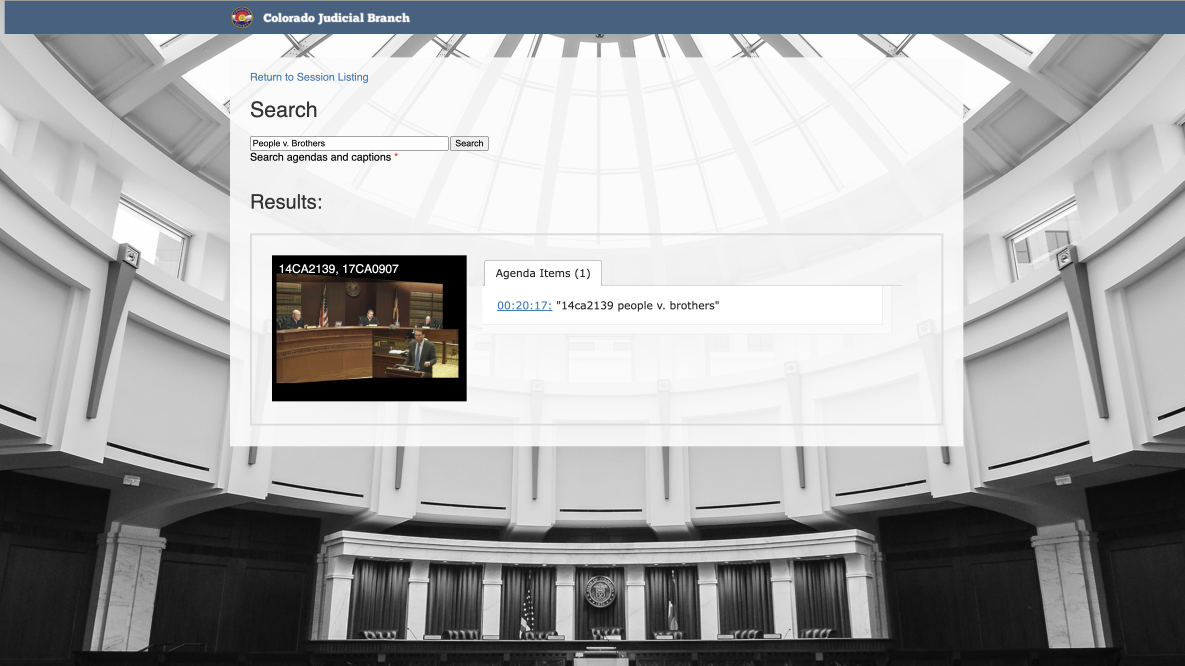
#> input picture judicial-court-videos/color-judicial/Screenshot 2026-06-15 at 2.18.11 AM.png, 3554 x 1998 px (shown at 1/3 size); its folder holds only this picture in this run
$ python draw_analyzer_diagram.py
#> lines starting #> are read from the running program, lines starting #| are printed output that depends on the picture
#!/usr/bin/env python3
"""Judicial ANALYZER diagram — perceive stage, court shots, GAI reaction chain."""
import glob
import os
from PIL import Image, ImageDraw, ImageFont

OUT = "/Users/aaronray/Desktop/JUDICIAL-ANALYZER-DIAGRAM.png"
SHOTS_DIR = "/Users/aaronray/kingsfield/judicial-court-videos/color-judicial"
W, H = 1600, 1100


def _fonts():
    try:
        return (
            ImageFont.truetype("/System/Library/Fonts/Supplemental/Arial Bold.ttf", 30),
            ImageFont.truetype("/System/Library/Fonts/Supplemental/Arial.ttf", 17),
            ImageFont.truetype("/System/Library/Fonts/Supplemental/Arial.ttf", 13),
        )
    except OSError:
        d = ImageFont.load_default()
        return d, d, d


def _box(draw, xy, title, body, color="#38bdf8", fill="#1e293b"):
    x1, y1, x2, y2 = xy
    title_f, body_f, _ = _fonts()
    draw.rounded_rectangle([x1, y1, x2, y2], radius=10, fill=fill, outline=color, width=2)
    draw.text((x1 + 12, y1 + 10), title, fill=color, font=body_f)
    draw.multiline_text((x1 + 12, y1 + 34), body, fill="#cbd5e1", font=_fonts()[2], spacing=3)


def _arrow(draw, a, b):
    draw.line([a, b], fill="#64748b", width=3)
    dx, dy = b[0] - a[0], b[1] - a[1]
    if abs(dx) >= abs(dy):
        tip = (b[0] - 12 if dx > 0 else b[0] + 12, b[1])
    else:
        tip = (b[0], b[1] - 12 if dy > 0 else b[1] + 12)
    draw.polygon([b, (tip[0] - 7, tip[1] - 7), (tip[0] + 7, tip[1] + 7)], fill="#64748b")


def _paste_shots(canvas, x, y, cols=4, thumb_w=170, thumb_h=110):
    paths = sorted(glob.glob(os.path.join(SHOTS_DIR, "*.png")))[:7]
    for i, p in enumerate(paths):
        try:
            im = Image.open(p).convert("RGB")
            im.thumbnail((thumb_w, thumb_h))
            row, col = divmod(i, cols)
            px = x + col * (thumb_w + 8)
            py = y + row * (thumb_h + 8)
            canvas.paste(im, (px, py))
            ImageDraw.Draw(canvas).rectangle(
                [px, py, px + im.width, py + im.height], outline="#475569", width=1
            )
        except OSError:
            pass


def main():
    img = Image.new("RGB", (W, H), "#0b0f14")
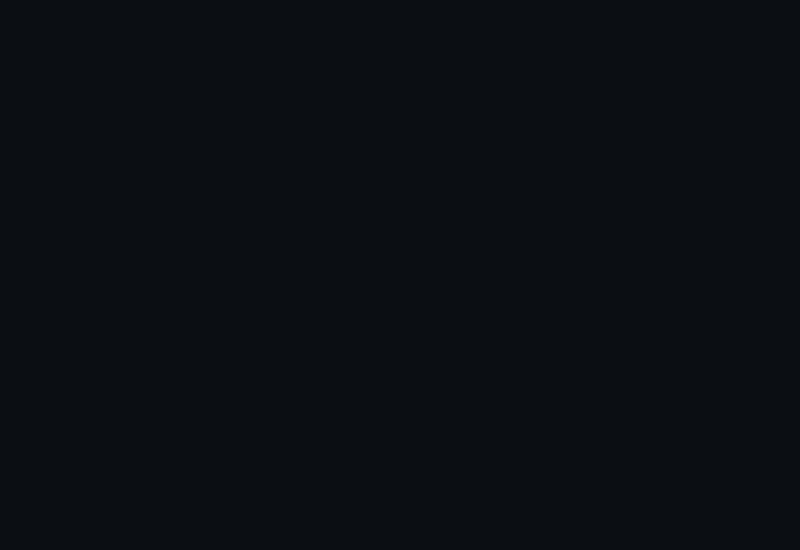
#> img: PIL image 1600x1100 RGB (shown at 1/2 size); mean R, G, B 11, 15, 20
    draw = ImageDraw.Draw(img)
    title_f, _, small = _fonts()

    draw.text((40, 18), "Judicial Analyzer — Court Reaction Perceive Layer", fill="#f1f5f9", font=title_f)
    draw.text(
        (40, 52),
        "Tight vs wide shot routing · EchoScript #1 · VibeViz visual · GAI mood→music bridge",
        fill="#94a3b8",
        font=small,
    )

    # Court reference grid (your color-judicial shots)
    draw.rounded_rectangle([40, 85, 780, 340], radius=12, outline="#334155", width=2, fill="#111827")
    draw.text((52, 95), "COURT VIDEO INPUT (color-judicial reference frames)", fill="#a5b4fc", font=small)
    _paste_shots(img, 52, 120, cols=4)
#> in _paste_shots, `im.thumbnail((thumb_w, thumb_h))`:
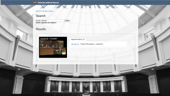
#> im: PIL image 170x96 RGB; mean R, G, B 165.9, 166.7, 167.7
#> in _paste_shots, `canvas.paste(im, (px, py))`:
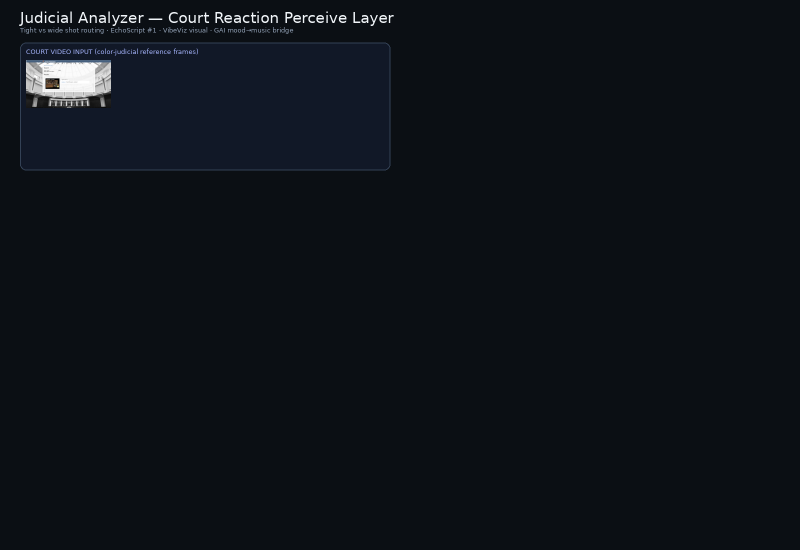
#> canvas: PIL image 1600x1100 RGB (shown at 1/2 size); mean R, G, B 13.9, 18.2, 24.2

    # Central router
    _box(draw, (820, 120, 1080, 220), "SHOT ROUTER", "face height > 80px?\nYES → tight path\nNO  → wide path", "#fbbf24")

    # Tight path
    _box(
        draw,
        (40, 380, 360, 520),
        "TIGHT SHOT",
        "MediaPipe FaceLandmarker\n52 blendshapes\nVibeViz mood_score_visual\nIris gaze dx/dy",
        "#34d399",
    )
    _box(
        draw,
        (380, 380, 700, 520),
        "ECHOSCRIPT (#1)",
        "diarize.py — Gemini audio\nspeaker + timestamp\nemotion_audio:\nHappy/Sad/Angry/Neutral\n10-min chunking",
        "#22d3ee",
    )

    # Wide path
    _box(
        draw,
        (820, 380, 1140, 520),
        "WIDE SHOT",
        "Robotics-ER 1.6 posture\nshoulders / arms / lean\nGemini gaze_note ≤7 words\n(notes / podium / away)",
        "#fb923c",
    )
    _box(
        draw,
        (1160, 380, 1560, 520),
        "MERGE",
        "merge_signals.py\ntimeline.json per segment\nmood_score_visual +\nemotion_audio + gaze",
        "#a78bfa",
    )

    # GAI reaction → music bridge (NOT skip)
    _box(
        draw,
        (40, 560, 400, 700),
        "LYRIA-CAMERA",
        "Live court reaction\ncapture → ambient score",
        "#f472b6",
    )
    _box(
        draw,
        (420, 560, 780, 700),
        "GEMINI-SLINGSHOT",
        "Rapid multimodal\nreaction scoring",
        "#f472b6",
    )
    _box(
        draw,
        (800, 560, 1160, 700),
        "PROMPTDJ / SCORE-VIDEO",
        "Mood → music param\nbridge for hearings",
        "#f472b6",
    )
    _box(
        draw,
        (1180, 560, 1560, 700),
        "WINGMAN :3002",
        "Face mood panel +\nlive advisor harness\njudicial reaction cues",
        "#4ade80",
    )

    # Downstream
    _box(
        draw,
        (420, 740, 900, 860),
        "KINGSFIELD VERIFIER",
        "Four-gate citations\nGRINDER grounding\nCouncil predict lean",
        "#60a5fa",
    )
    _box(
        draw,
        (920, 740, 1400, 860),
        "JUDGE TIMELINE STORE",
        "judges/<Name>/<hearing>/timeline.json\nSpeaker 1 → manual judge tag",
        "#60a5fa",
    )

    # Arrows
    _arrow(draw, (410, 250), (820, 170))
    _arrow(draw, (950, 220), (200, 380))
    _arrow(draw, (950, 220), (980, 380))
    _arrow(draw, (360, 450), (820, 450))
    _arrow(draw, (700, 450), (1160, 450))
    _arrow(draw, (200, 520), (220, 560))
    _arrow(draw, (600, 520), (600, 560))
    _arrow(draw, (980, 520), (980, 560))
    _arrow(draw, (1360, 520), (1280, 560))
    _arrow(draw, (660, 700), (660, 740))

    draw.text(
        (40, 1020),
        "Files: verifier/judicial-intel/pipeline/{analyze_signals,diarize,merge_signals}.py | Desktop: JUDICIAL-FLOW-DIAGRAM.png",
        fill="#64748b",
        font=small,
    )
    img.save(OUT)
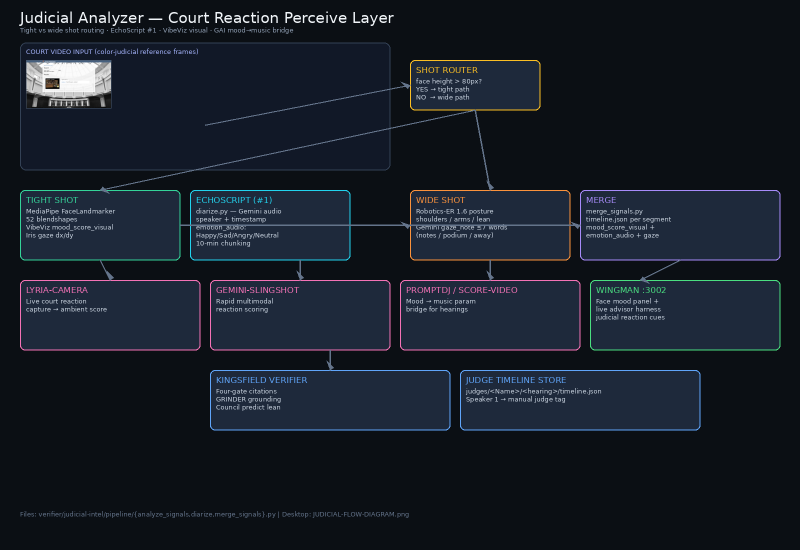
#> saved as JUDICIAL-ANALYZER-DIAGRAM.png: PIL image 1600x1100 RGB (shown at 1/2 size); mean R, G, B 23.2, 29.6, 39.7
    print(OUT)


if __name__ == "__main__":
    main()

$ run again, on judicial-court-videos/color-judicial/Screenshot 2026-06-15 at 2.23.43 AM.png
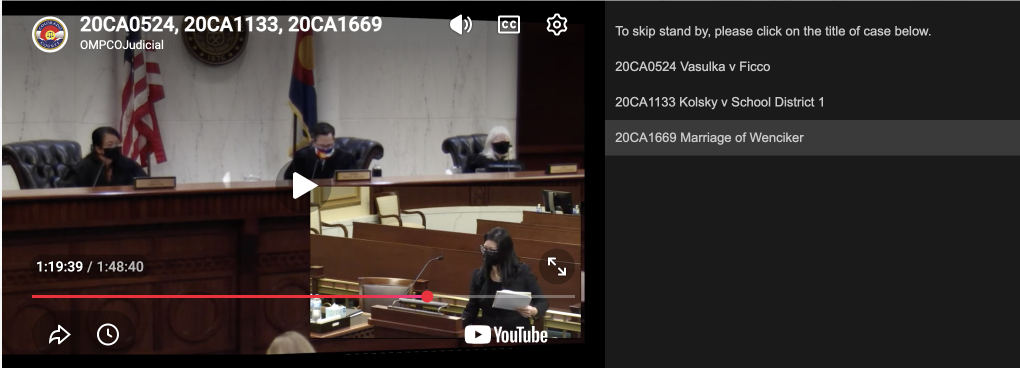
#> input picture judicial-court-videos/color-judicial/Screenshot 2026-06-15 at 2.23.43 AM.png, 2040 x 736 px (shown at 1/2 size)
#> in _paste_shots, `im.thumbnail((thumb_w, thumb_h))`:
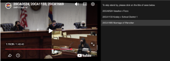
#> im: PIL image 170x61 RGB; mean R, G, B 59.2, 52.3, 50.2
#> in main, `img.save(OUT)`:
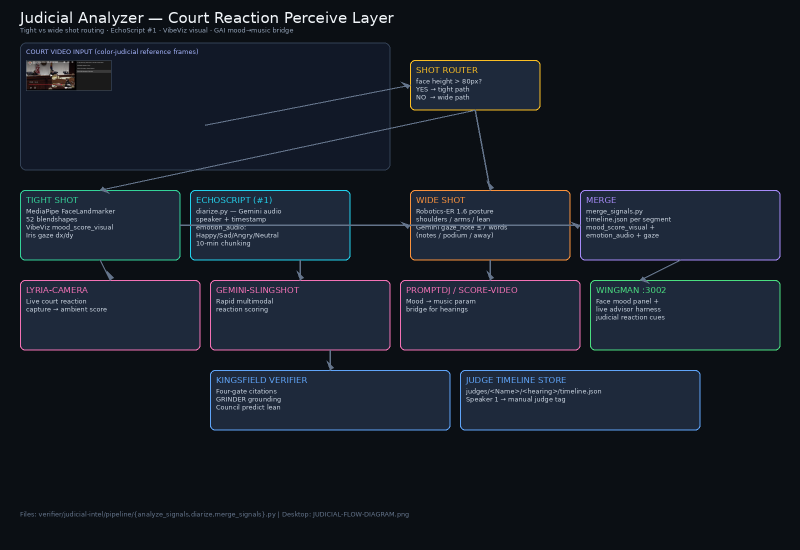
#> saved as JUDICIAL-ANALYZER-DIAGRAM.png: PIL image 1600x1100 RGB (shown at 1/2 size); mean R, G, B 22.1, 28.5, 38.6

$ run again, on judicial-court-videos/color-judicial/Screenshot 2026-06-15 at 2.25.45 AM.png
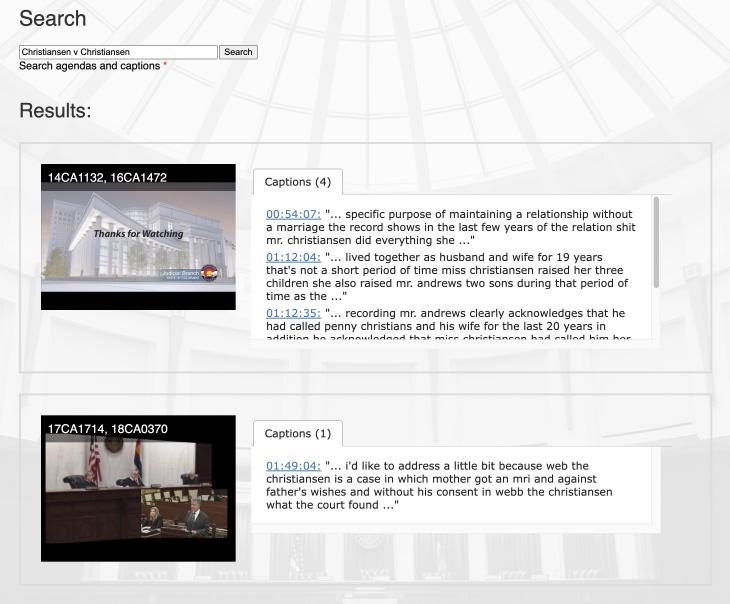
#> input picture judicial-court-videos/color-judicial/Screenshot 2026-06-15 at 2.25.45 AM.png, 2190 x 1810 px (shown at 1/3 size)
#> in _paste_shots, `canvas.paste(im, (px, py))`:
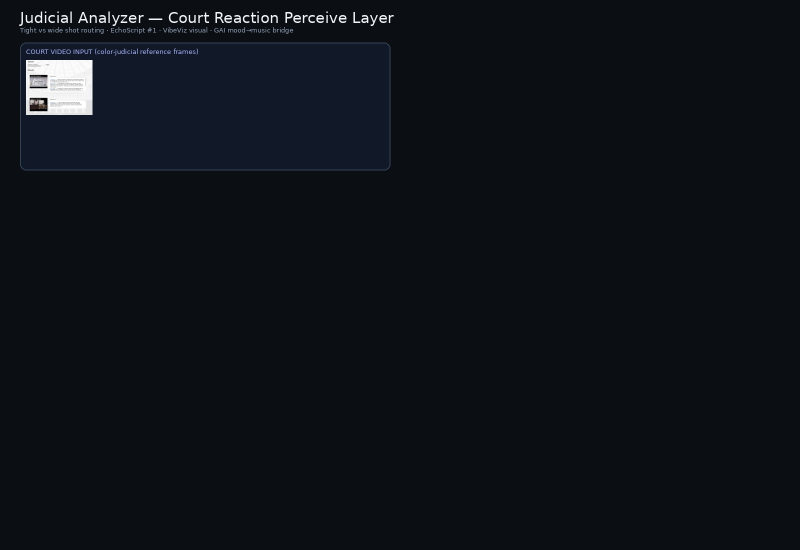
#> canvas: PIL image 1600x1100 RGB (shown at 1/2 size); mean R, G, B 14.2, 18.5, 24.5
#> in main, `img.save(OUT)`:
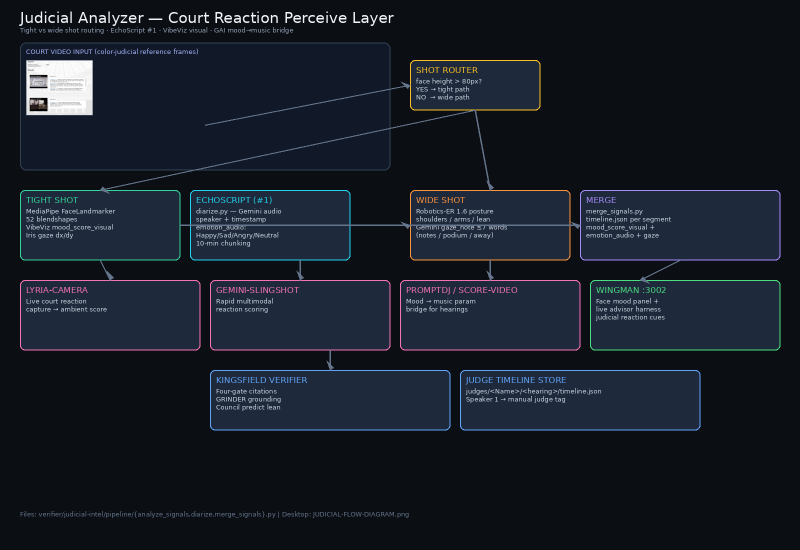
#> saved as JUDICIAL-ANALYZER-DIAGRAM.png: PIL image 1600x1100 RGB (shown at 1/2 size); mean R, G, B 23.5, 29.9, 40

$ run again, on judicial-court-videos/color-judicial/Screenshot 2026-06-15 at 2.37.01 AM.png
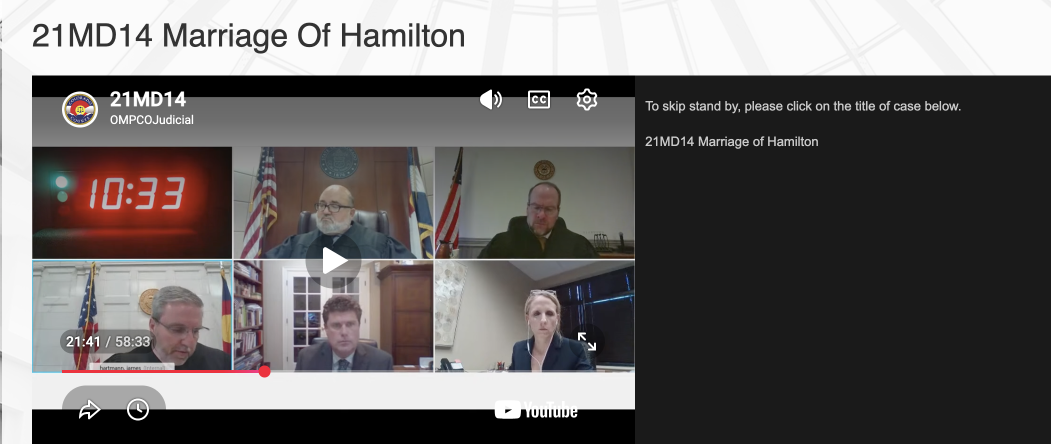
#> input picture judicial-court-videos/color-judicial/Screenshot 2026-06-15 at 2.37.01 AM.png, 2102 x 888 px (shown at 1/2 size)
#> in _paste_shots, `ImageDraw.Draw(canvas).rectangle( [px, py, px + im.width, py + im.heig..`:
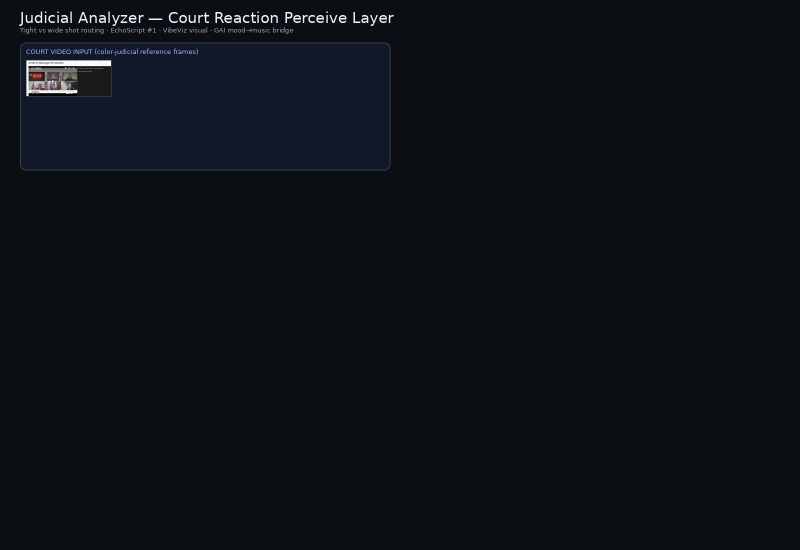
#> canvas: PIL image 1600x1100 RGB (shown at 1/2 size); mean R, G, B 13.1, 17.4, 23.4
#> in main, `img.save(OUT)`:
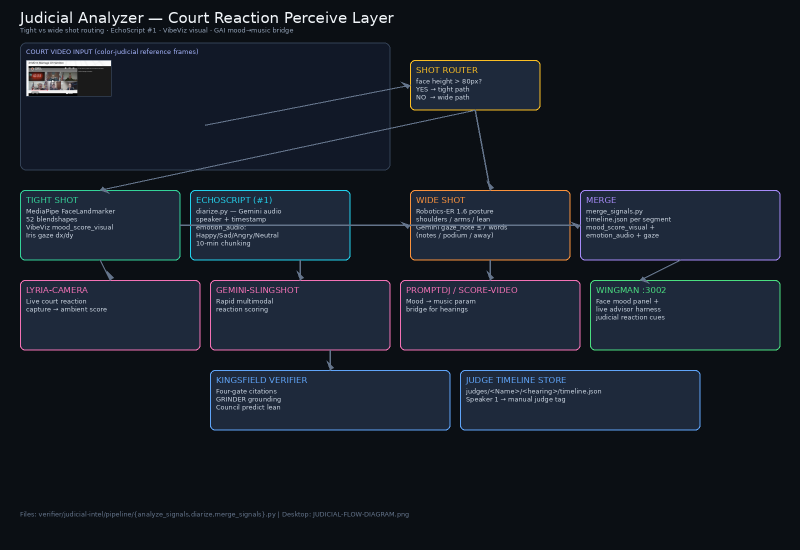
#> saved as JUDICIAL-ANALYZER-DIAGRAM.png: PIL image 1600x1100 RGB (shown at 1/2 size); mean R, G, B 22.5, 28.8, 38.9
